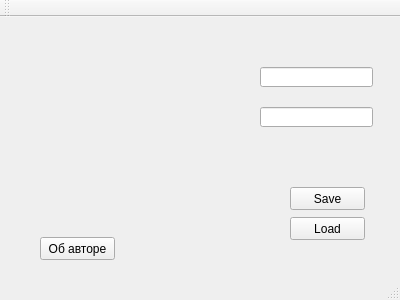
<?xml version="1.0" encoding="UTF-8"?>
<ui version="4.0">
 <class>MainWindow</class>
 <widget class="QMainWindow" name="MainWindow">
  <property name="geometry">
   <rect>
    <x>0</x>
    <y>0</y>
    <width>400</width>
    <height>300</height>
   </rect>
  </property>
  <property name="windowTitle">
   <string>MainWindow</string>
  </property>
  <widget class="QWidget" name="centralWidget">
   <widget class="QPushButton" name="btnAbout">
    <property name="geometry">
     <rect>
      <x>40</x>
      <y>220</y>
      <width>75</width>
      <height>23</height>
     </rect>
    </property>
    <property name="text">
     <string>Об авторе</string>
    </property>
   </widget>
   <widget class="QLineEdit" name="edtNum">
    <property name="geometry">
     <rect>
      <x>260</x>
      <y>50</y>
      <width>113</width>
      <height>20</height>
     </rect>
    </property>
   </widget>
   <widget class="QPushButton" name="btnSave">
    <property name="geometry">
     <rect>
      <x>290</x>
      <y>170</y>
      <width>75</width>
      <height>23</height>
     </rect>
    </property>
    <property name="text">
     <string>Save</string>
    </property>
   </widget>
   <widget class="QPushButton" name="btnLoad">
    <property name="geometry">
     <rect>
      <x>290</x>
      <y>200</y>
      <width>75</width>
      <height>23</height>
     </rect>
    </property>
    <property name="text">
     <string>Load</string>
    </property>
   </widget>
   <widget class="QLineEdit" name="edtNum_2">
    <property name="geometry">
     <rect>
      <x>260</x>
      <y>90</y>
      <width>113</width>
      <height>20</height>
     </rect>
    </property>
   </widget>
  </widget>
  <widget class="QMenuBar" name="menuBar">
   <property name="geometry">
    <rect>
     <x>0</x>
     <y>0</y>
     <width>400</width>
     <height>21</height>
    </rect>
   </property>
  </widget>
  <widget class="QToolBar" name="mainToolBar">
   <attribute name="toolBarArea">
    <enum>TopToolBarArea</enum>
   </attribute>
   <attribute name="toolBarBreak">
    <bool>false</bool>
   </attribute>
  </widget>
  <widget class="QStatusBar" name="statusBar"/>
 </widget>
 <layoutdefault spacing="6" margin="11"/>
 <resources/>
 <connections/>
</ui>
